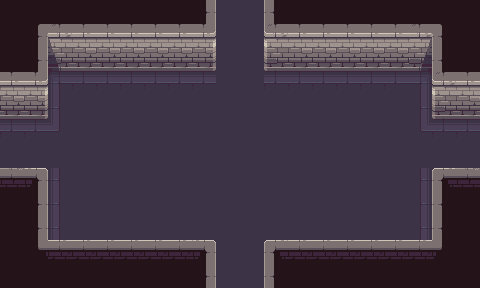

This is a level from a 2D game, rendered from its Tiled map with the project's own tilesets. A one-line summary and the complete map file follow:
An orthogonal 20x12 tile map with 24x24 px tiles, 2 tile layers (图块层 1, Wall), 2 tilesets.

<map version="1.10" tiledversion="1.11.2" orientation="orthogonal" renderorder="right-down" width="20" height="12" tilewidth="24" tileheight="24" infinite="0" nextlayerid="3" nextobjectid="1">
 <tileset firstgid="1" source="../Base.tsx" />
 <tileset firstgid="106" source="../Air.tsx" />
 <layer id="1" name="图块层 1" width="20" height="12">
  <data encoding="csv">
101,101,101,101,101,101,101,101,48,70,70,57,101,101,101,101,101,101,101,101,
101,18,19,20,20,20,20,20,21,70,70,24,20,20,20,20,20,26,27,101,
101,63,34,40,40,40,40,40,36,70,70,39,40,40,40,40,40,41,42,101,
20,21,37,50,50,50,50,50,50,70,70,50,50,50,50,50,50,38,24,25,
35,36,64,68,68,68,68,68,68,83,83,68,68,68,68,68,68,71,39,40,
55,55,52,68,68,68,68,83,83,68,68,68,68,68,68,68,68,53,54,54,
70,70,70,68,68,68,83,83,68,70,70,70,70,70,70,70,70,70,70,70,
85,81,64,68,68,68,83,83,83,68,68,68,68,68,68,68,68,71,84,85,
101,63,64,68,68,68,68,68,83,83,83,68,68,68,68,68,68,71,42,101,
101,63,64,68,68,68,68,68,68,68,68,68,68,68,68,68,68,71,42,101,
101,96,97,97,97,97,97,97,81,70,70,84,97,97,97,97,97,97,99,101,
101,101,101,101,101,101,101,101,48,70,70,57,101,101,101,101,101,101,101,101
</data>
 </layer>
 <layer id="2" name="Wall" width="20" height="12" opacity="0">
  <data encoding="csv">
0,0,0,0,0,0,0,0,106,0,0,106,0,0,0,0,0,0,0,0,
0,106,106,106,106,106,106,106,106,0,0,106,106,106,106,106,106,106,106,0,
0,106,0,0,0,0,0,0,0,0,0,0,0,0,0,0,0,0,106,0,
106,106,0,0,0,0,0,0,0,0,0,0,0,0,0,0,0,0,106,106,
0,0,0,0,0,0,0,0,0,0,0,0,0,0,0,0,0,0,0,0,
0,0,0,0,0,0,0,0,0,0,0,0,0,0,0,0,0,0,0,0,
0,0,0,0,0,0,0,0,0,0,0,0,0,0,0,0,0,0,0,0,
106,106,0,0,0,0,0,0,0,0,0,0,0,0,0,0,0,0,106,106,
0,106,0,0,0,0,0,0,0,0,0,0,0,0,0,0,0,0,106,0,
0,106,0,0,0,0,0,0,0,0,0,0,0,0,0,0,0,0,106,0,
0,106,106,106,106,106,106,106,106,0,0,106,106,106,106,106,106,106,106,0,
0,0,0,0,0,0,0,0,106,0,0,106,0,0,0,0,0,0,0,0
</data>
 </layer>
</map>
